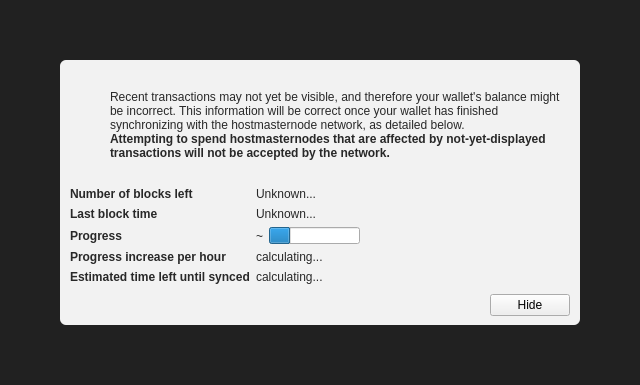
<?xml version="1.0" encoding="UTF-8"?>
<ui version="4.0">
 <class>ModalOverlay</class>
 <widget class="ModalOverlay" name="ModalOverlay">
  <property name="geometry">
   <rect>
    <x>0</x>
    <y>0</y>
    <width>640</width>
    <height>385</height>
   </rect>
  </property>
  <property name="windowTitle">
   <string>Form</string>
  </property>
  <layout class="QVBoxLayout" name="verticalLayout" stretch="0">
   <property name="sizeConstraint">
    <enum>QLayout::SetDefaultConstraint</enum>
   </property>
   <property name="leftMargin">
    <number>0</number>
   </property>
   <property name="topMargin">
    <number>0</number>
   </property>
   <property name="rightMargin">
    <number>0</number>
   </property>
   <property name="bottomMargin">
    <number>0</number>
   </property>
   <item>
    <widget class="QWidget" name="bgWidget" native="true">
     <property name="styleSheet">
      <string notr="true">#bgWidget { background: rgba(0,0,0,220); }</string>
     </property>
     <layout class="QVBoxLayout" name="verticalLayoutMain" stretch="1">
      <property name="leftMargin">
       <number>60</number>
      </property>
      <property name="topMargin">
       <number>60</number>
      </property>
      <property name="rightMargin">
       <number>60</number>
      </property>
      <property name="bottomMargin">
       <number>60</number>
      </property>
      <item>
       <widget class="QWidget" name="contentWidget" native="true">
        <property name="styleSheet">
         <string notr="true">#contentWidget { background: rgba(255,255,255,240); border-radius: 6px; }

QLabel { color: rgb(40,40,40);  }</string>
        </property>
        <layout class="QVBoxLayout" name="verticalLayoutSub" stretch="1,0,0,0">
         <property name="spacing">
          <number>0</number>
         </property>
         <property name="leftMargin">
          <number>10</number>
         </property>
         <property name="topMargin">
          <number>10</number>
         </property>
         <property name="rightMargin">
          <number>10</number>
         </property>
         <property name="bottomMargin">
          <number>10</number>
         </property>
         <item>
          <layout class="QHBoxLayout" name="horizontalLayoutIconText" stretch="0,1">
           <property name="topMargin">
            <number>20</number>
           </property>
           <item>
            <layout class="QVBoxLayout" name="verticalLayoutIcon">
             <property name="leftMargin">
              <number>0</number>
             </property>
             <item>
              <widget class="QPushButton" name="warningIcon">
               <property name="enabled">
                <bool>false</bool>
               </property>
               <property name="text">
                <string/>
               </property>
               <property name="icon">
                <iconset>
                 <normaloff>:/icons/warning</normaloff>
                 <disabledoff>:/icons/warning</disabledoff>:/icons/warning</iconset>
               </property>
               <property name="iconSize">
                <size>
                 <width>48</width>
                 <height>48</height>
                </size>
               </property>
               <property name="flat">
                <bool>true</bool>
               </property>
              </widget>
             </item>
             <item>
              <spacer name="verticalSpacerWarningIcon">
               <property name="orientation">
                <enum>Qt::Vertical</enum>
               </property>
               <property name="sizeHint" stdset="0">
                <size>
                 <width>20</width>
                 <height>40</height>
                </size>
               </property>
              </spacer>
             </item>
            </layout>
           </item>
           <item>
            <layout class="QVBoxLayout" name="verticalLayoutInfoText">
             <property name="leftMargin">
              <number>0</number>
             </property>
             <property name="topMargin">
              <number>0</number>
             </property>
             <item>
              <widget class="QLabel" name="infoText">
               <property name="text">
                <string>Recent transactions may not yet be visible, and therefore your wallet's balance might be incorrect. This information will be correct once your wallet has finished synchronizing with the hostmasternode network, as detailed below.</string>
               </property>
               <property name="textFormat">
                <enum>Qt::RichText</enum>
               </property>
               <property name="wordWrap">
                <bool>true</bool>
               </property>
              </widget>
             </item>
             <item>
              <widget class="QLabel" name="infoTextStrong">
               <property name="font">
                <font>
                 <weight>75</weight>
                 <bold>true</bold>
                </font>
               </property>
               <property name="text">
                <string>Attempting to spend hostmasternodes that are affected by not-yet-displayed transactions will not be accepted by the network.</string>
               </property>
               <property name="textFormat">
                <enum>Qt::RichText</enum>
               </property>
               <property name="wordWrap">
                <bool>true</bool>
               </property>
              </widget>
             </item>
             <item>
              <spacer name="verticalSpacerInTextSpace">
               <property name="orientation">
                <enum>Qt::Vertical</enum>
               </property>
               <property name="sizeHint" stdset="0">
                <size>
                 <width>20</width>
                 <height>40</height>
                </size>
               </property>
              </spacer>
             </item>
            </layout>
           </item>
          </layout>
         </item>
         <item>
          <spacer name="verticalSpacerAfterText">
           <property name="orientation">
            <enum>Qt::Vertical</enum>
           </property>
           <property name="sizeHint" stdset="0">
            <size>
             <width>20</width>
             <height>40</height>
            </size>
           </property>
          </spacer>
         </item>
         <item>
          <layout class="QFormLayout" name="formLayout">
           <property name="fieldGrowthPolicy">
            <enum>QFormLayout::FieldsStayAtSizeHint</enum>
           </property>
           <property name="horizontalSpacing">
            <number>6</number>
           </property>
           <property name="verticalSpacing">
            <number>6</number>
           </property>
           <property name="topMargin">
            <number>10</number>
           </property>
           <item row="0" column="0">
            <widget class="QLabel" name="labelNumberOfBlocksLeft">
             <property name="font">
              <font>
               <weight>75</weight>
               <bold>true</bold>
              </font>
             </property>
             <property name="text">
              <string>Number of blocks left</string>
             </property>
            </widget>
           </item>
           <item row="0" column="1">
            <widget class="QLabel" name="numberOfBlocksLeft">
             <property name="text">
              <string>Unknown...</string>
             </property>
            </widget>
           </item>
           <item row="1" column="0">
            <widget class="QLabel" name="labelLastBlockTime">
             <property name="font">
              <font>
               <weight>75</weight>
               <bold>true</bold>
              </font>
             </property>
             <property name="text">
              <string>Last block time</string>
             </property>
            </widget>
           </item>
           <item row="1" column="1">
            <widget class="QLabel" name="newestBlockDate">
             <property name="sizePolicy">
              <sizepolicy hsizetype="Maximum" vsizetype="Preferred">
               <horstretch>0</horstretch>
               <verstretch>0</verstretch>
              </sizepolicy>
             </property>
             <property name="text">
              <string>Unknown...</string>
             </property>
            </widget>
           </item>
           <item row="2" column="0">
            <widget class="QLabel" name="labelSyncDone">
             <property name="font">
              <font>
               <weight>75</weight>
               <bold>true</bold>
              </font>
             </property>
             <property name="text">
              <string>Progress</string>
             </property>
            </widget>
           </item>
           <item row="2" column="1">
            <layout class="QHBoxLayout" name="horizontalLayoutSync" stretch="0,1">
             <item>
              <widget class="QLabel" name="percentageProgress">
               <property name="text">
                <string notr="true">~</string>
               </property>
              </widget>
             </item>
             <item>
              <widget class="QProgressBar" name="progressBar">
               <property name="value">
                <number>24</number>
               </property>
               <property name="format">
                <string/>
               </property>
              </widget>
             </item>
            </layout>
           </item>
           <item row="4" column="0">
            <widget class="QLabel" name="labelProgressIncrease">
             <property name="font">
              <font>
               <weight>75</weight>
               <bold>true</bold>
              </font>
             </property>
             <property name="text">
              <string>Progress increase per hour</string>
             </property>
            </widget>
           </item>
           <item row="4" column="1">
            <widget class="QLabel" name="progressIncreasePerH">
             <property name="text">
              <string>calculating...</string>
             </property>
            </widget>
           </item>
           <item row="5" column="0">
            <widget class="QLabel" name="labelEstimatedTimeLeft">
             <property name="font">
              <font>
               <weight>75</weight>
               <bold>true</bold>
              </font>
             </property>
             <property name="text">
              <string>Estimated time left until synced</string>
             </property>
            </widget>
           </item>
           <item row="5" column="1">
            <widget class="QLabel" name="expectedTimeLeft">
             <property name="text">
              <string>calculating...</string>
             </property>
            </widget>
           </item>
          </layout>
         </item>
         <item>
          <layout class="QHBoxLayout" name="horizontalLayoutButtons">
           <property name="leftMargin">
            <number>10</number>
           </property>
           <property name="topMargin">
            <number>10</number>
           </property>
           <item>
            <spacer name="horizontalSpacer">
             <property name="orientation">
              <enum>Qt::Horizontal</enum>
             </property>
             <property name="sizeHint" stdset="0">
              <size>
               <width>40</width>
               <height>20</height>
              </size>
             </property>
            </spacer>
           </item>
           <item>
            <widget class="QPushButton" name="closeButton">
             <property name="text">
              <string>Hide</string>
             </property>
            </widget>
           </item>
          </layout>
         </item>
        </layout>
       </widget>
      </item>
     </layout>
    </widget>
   </item>
  </layout>
 </widget>
 <customwidgets>
  <customwidget>
   <class>ModalOverlay</class>
   <extends>QWidget</extends>
   <header>modaloverlay.h</header>
   <container>1</container>
  </customwidget>
 </customwidgets>
 <resources/>
 <connections/>
</ui>
